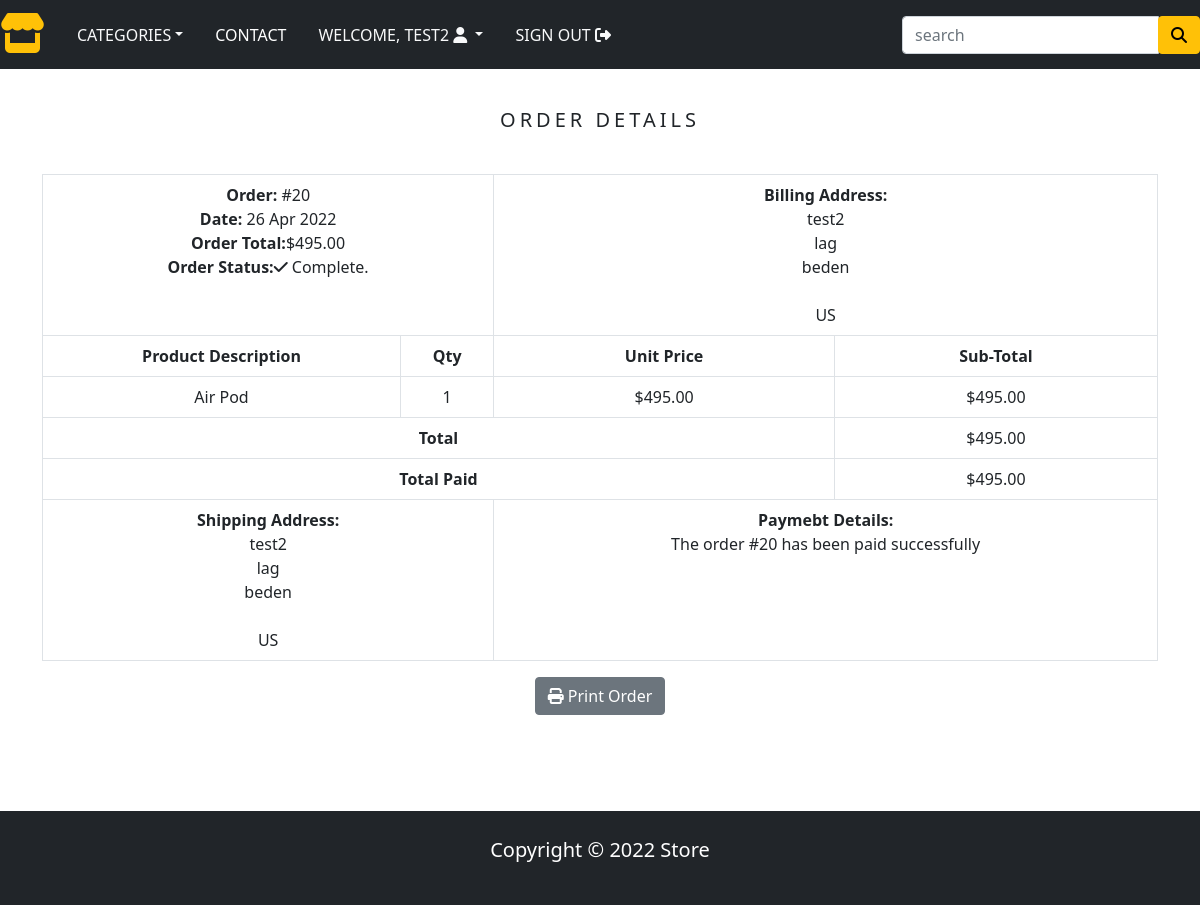
The app's page /order/20 (signed in) with its own data.
### store/models.py (models this page shows, shortened)
class Order(models.Model):
    token = models.CharField(max_length=250, blank=True)
    total = models.DecimalField(max_digits=10, decimal_places=2, verbose_name='USD Order Total')
    emailAddress = models.EmailField(max_length=250, blank=True, verbose_name='Email Address')
    created = models.DateTimeField(auto_now_add=True)
    billingName = models.CharField(max_length=250, blank=True)
    billingAddress1 = models.CharField(max_length=250, blank=True)
    billingCity = models.CharField(max_length=250, blank=True)
    billingPostCode = models.CharField(max_length=250, blank=True)
    billingCountry = models.CharField(max_length=250, blank=True)
    shippingName = models.CharField(max_length=250, blank=True)
    shippingAddress1 = models.CharField(max_length=250, blank=True)
    shippingCity = models.CharField(max_length=250, blank=True)
    shippingPostCode = models.CharField(max_length=250, blank=True)
    shippingCountry = models.CharField(max_length=250, blank=True)
    class Meta:
        db_table = 'Order'
        ordering = ['-created']

class OrderItem(models.Model):
    product = models.CharField(max_length=250)
    quantity = models.IntegerField()
    price = models.DecimalField(max_digits=10, decimal_places=2, verbose_name='USD Price')
    order = models.ForeignKey(Order, on_delete=models.CASCADE)
    class Meta:
        db_table = 'OrderItem'
    def sub_total(self):
        return self.price * self.quantity

### store/views.py (the view)
# urls.py: path('order/<int:order_id>', orderView, name='order_detail'),
@login_required(redirect_field_name='next', login_url='order_history')
def orderView(request, order_id):
    if request.user.is_authenticated:
        email = str(request.user.email)
        order = Order.objects.get(id=order_id, emailAddress=email)
        order_items = OrderItem.objects.filter(order=order)
    return render(request, 'order_detail.html', {'order': order, 'order_items': order_items})

### store/context_processor.py (called while the page is built)
def menu_links(request):
    links = Category.objects.all()
    return dict(links=links)

def counter(request):
    item_count = 0
    if 'admin'in request.path:
        return {}
    else:
        try:
            cart = Cart.objects.filter(cart_id =_cart_id(request))
            cart_items = CartItem.objects.all().filter(cart=cart[:1])
            for cart_item in cart_items:
                item_count += cart_item.quantity
        except Cart.DoesNotExist:
            item_count = 0
    return dict(item_count=item_count)

### store/models.py (called while the page is built)
    def get_url(self):
        return reverse('products_by_category', args=[self.slug])

### store/views.py (called while the page is built)
def _cart_id(request):
    cart = request.session.session_key
    if not cart:
        cart = request.session.create()
    return cart

### store/templates/order_detail.html (shortened to what this page needs)
{% extends 'base.html' %}
{% load static %}
{% block content %}
    <div class="container">
    <div class="text-center">
      <br>
      <h1 class="text-center product_title">
        Order Details
      </h1>
      <br>
      <table class="table table-bordered">
        <tr>
          <td class="text-left" colspan="2">
            <b>Order:</b> #{{ order.id }} <br>
            <b>Date: </b>{{ order.created|date:"d M Y" }} <br>
            <b>Order Total:</b>${{ order.total }} <br>
            <b>Order Status:</b><i class="fas fa-check"></i> Complete.
          </td>
          <td class="text-left" colspan="2">
            <b>Billing Address: </b> <br>
            {{ order.billingName }} <br>
            {{ order.billingAddress1 }} <br>
            {{ order.billingCity }} <br>
            {{ order.billingPostcode }} <br>
            {{ order.billingCountry }} <br>
          </td>
        </tr>
        <tr>
          <td><b>Product Description</b></td>
          <td><b>Qty</b></td>
          <td><b>Unit Price</b></td>
          <td><b>Sub-Total</b></td>
        </tr>
        {% for item in order_items %}
          <tr>
            <td>{{ item.product }}</td>
            <td>{{ item.quantity }}</td>
            <td>${{ item.price }}</td>
            <td>${{ item.sub_total }}</td>
          </tr>
        {% endfor %}
        <tr>
          <td class="text-right" colspan="3"><b>Total</b></td>
          <td>${{ order.total }}</td>
        </tr>
        <tr>
          <td class="text-right" colspan="3"><b>Total Paid</b></td>
          <td>${{ order.total }}</td>
        </tr>
        <tr>
          <td class="text-left" colspan="2">
            <b>Shipping Address:</b> <br>
            {{ order.shippingName }} <br>
            {{ order.shippingAddress1 }} <br>
            {{ order.shippingCity }} <br>
            {{ order.shippingPostcode }} <br>
            {{ order.shippingCountry }} <br>
          </td>
          <td class="text-left" colspan="2">
            <b>Paymebt Details:</b> <br>
            The order #{{ order.id }} has been paid successfully
          </td>
        </tr>
      </table>
      <button class="btn btn-secondary" onclick="window.print();">
        <i class="fas fa-print"></i>
        Print Order
      </button>
    </div>
  </div>
    <br><br>
{% endblock %}

### store/templates/navbar.html (shortened to what this page needs)
<nav class="navbar navbar-expand-md navbar-light bg-dark">
    <a href="{% url 'home' %}" class="navbar-brand"><i class="fa-solid fa-store fa-2x text-warning"></i></a>
    <div class="collapse navbar-collapse justify-content-between" id="nav">
    <ul class="navbar-nav">
        <li class="nav-item dropdown"><a class="nav-link text-light text-uppercase font-weight-bold px-3 dropdown-toggle"
            href="" data-bs-toggle="dropdown">Categories</a>
        </li>
        <li class="nav-item"><a class="nav-link text-uppercase text-white font-weight-bold px-3" href="{% url 'contact' %}">Contact</a></li>
        {% if request.user.is_authenticated and request.user.is_staff and request.user.is_superuser %}
        <li class="nav-item dropdown"><a class="nav-link text-uppercase text-white font-weight-bold px-3 dropdown-toggle"
           href="" data-bs-toggle="dropdown">Admin</a>
           <div class="dropdown-menu">
            <a class="dropdown-item" href="{% url 'home' %}">Staff</a>
            <a class="dropdown-item" href="{% url 'product_upload' %}">Vendor</a>
            <a class="dropdown-item" href="{% url 'signout' %}">Logout</a>
          </div>
          </li>
        {% elif request.user.is_authenticated and request.user.first_name %}
      <li class="nav-item dropdown">
        <a class="nav-link text-light text-uppercase font-weight-bold px-3 dropdown-toggle" data-bs-toggle="dropdown">
          Welcome, {{ request.user.first_name }} <i class="fas fa-user circle"></i>
        </a>
      </li>
      <li class="nav-item">
        <a class="nav-link text-light text-uppercase font-weight-bold px-3" href="{% url 'signout' %}">
          Sign Out <i class="fas fa-sign-out-alt"></i>
        </a>
      </li>
    {% endif %}
    </ul>
    <form class="form-inline ml-3" action="{% url 'search' %}" method="GET">
        <div class="input-group">
            <input type="text" name="name" class="form-control" placeholder="search">
            <div class="input-group-append">
                <button type="submit" class="btn btn-warning"><i class="fa-solid fa-magnifying-glass"></i></button>
            </div>
        </div>
    </form>
</div>
</nav>

### store/static/css/base.css (style rules this page uses)
body { background: f3f3f3; }
.product_title { font-size: 20px; text-transform: uppercase; letter-spacing: .2em; padding-top: 15px; padding-bottom: 10px; }

### records on screen
Order: id "20", created "26 Apr 2022", total "495.00", billingName "test2", billingAddress1 "lag", billingCity "beden", billingCountry "US", shippingName "test2", shippingAddress1 "lag", shippingCity "beden", shippingCountry "US"
OrderItem: product "Air Pod", quantity "1", price "495.00", sub_total "495.00"

### other values on screen
{{ request.user.first_name }} "TEST2"
